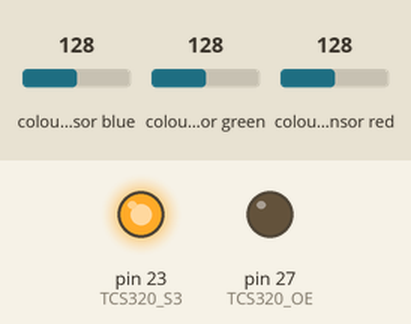
Recording of a sketch running on a simulated Arduino Mega 2560, built with avr-gcc and run on an emulated ATmega2560. Shown: output pins drawn as LEDs (lit = HIGH). Wiring (inferred from the names in the program): TCS3200 colour sensor: output pin 24; S2 pin 22; S3 pin 22; S0 pin 30; S1 pin 31. Inputs (shaded band) come from the test bench; at power-on: colour sensor blue 128, colour sensor green 128, colour sensor red 128. Pins used as bus, display or sensor lines are not drawn.

Above: at 0.1 s.
Timing chart, 0 to 1.6 s (numbered marks = the images above):
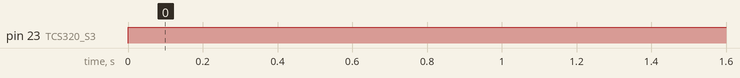

The sketch:

sensor.ino
```cpp
String comdata = "";

//
// Detect colors using TCS230.
//

// Arduino uno pins for control of TCS230
#define TCS320_OE 27
#define TCS320_S0 30
#define TCS320_S1 31
#define TCS320_S2 22
#define TCS320_S3 23
#define TCS320_OUT 24

#define SEL_RED  \
   digitalWrite(TCS320_S2,LOW);digitalWrite(TCS320_S3,LOW)
#define SEL_GREEN \
   digitalWrite(TCS320_S2,HIGH);digitalWrite(TCS320_S3,HIGH)
#define SEL_BLUE \
   digitalWrite(TCS320_S2,LOW);digitalWrite(TCS320_S3,HIGH)
#define SEL_CLEAR \
   digitalWrite(TCS320_S2,HIGH);digitalWrite(TCS320_S3,LOW)

#define TWO_PER \
   digitalWrite(TCS320_S0,LOW);digitalWrite(TCS320_S1,HIGH);

#define debug(a) Serial.println((a));

////////////////////////////////////////////////////////////////
void setup() {

   pinMode(TCS320_OE,OUTPUT);
   pinMode(TCS320_S0,OUTPUT);
   pinMode(TCS320_S1,OUTPUT);
   pinMode(TCS320_S2,OUTPUT);
   pinMode(TCS320_S3,OUTPUT);
   pinMode(TCS320_OUT,INPUT);

   TWO_PER;

   digitalWrite(TCS320_OE,LOW); // On always.

   Serial.begin(115200);
}

////////////////////////////////////////////////////////////////
unsigned long get_TCS230_reading(void) {
  unsigned long val;
  noInterrupts();
  val = pulseIn(TCS320_OUT,HIGH,20000); // 2000us=2ms  2Hz min.
  interrupts();
  return val;
}

static int clr,red,green,blue;
static int preredval = 0, pregreenval = 0, preblueval = 0;

////////////////////////////////////////////////////////////////
uint16_t detect(void) {
    unsigned long val;

    SEL_RED;
    red = val = get_TCS230_reading();

    SEL_GREEN;
    green = val = get_TCS230_reading();

    SEL_BLUE;
    blue = val = get_TCS230_reading();
}

////////////////////////////////////////////////////////////////
void loop() {

      detect();
      if(red + green + blue - preredval - pregreenval - preblueval > 400 || red + green + blue - preredval - pregreenval - preblueval < -400) {
          comdata = "";
          Serial.println("TCS230 color detector has detected a change.");
      }
      preredval = red;
      pregreenval = green;
      preblueval = blue;
      delay(2000);
}
```

Measured:
- by itself, pin 23 (TCS320_S3): LOW → HIGH at 0.00 s
